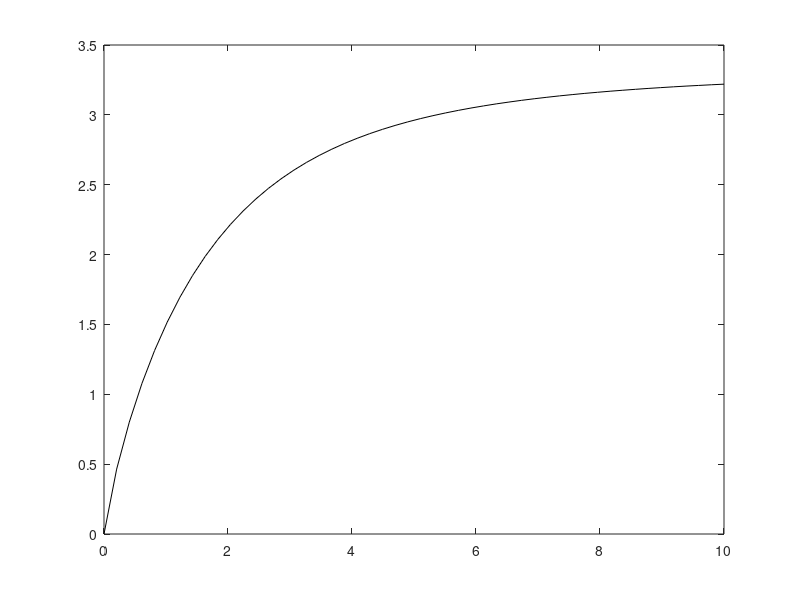

Recreate this plot in MATLAB. (Note: this script raises an error after producing the figure.)
% expected reward plot

%% ======= ONE DIMENSIONAL CASE ===========

% reward function
maxReward = 120;
slope = 0.3;
dva2deg = 1;%pi/18;
rewardFn = @(r)maxReward*exp(-slope*r*dva2deg);

% p(S|X)
cushion = 15; % degrees next to cardinal axes in which targets are not presented
p_S = 1/(90-2*cushion); % uniform prior of degree presentation
p_SgivenX = @(r,sigma)normcdf(r,0,sigma) - normcdf(-r,0,sigma);

% max expected reward for this sample
nSigma = 50;
sigmaVec = linspace(0,10,nSigma);
for isigma = 1:nSigma;
    sigma = sigmaVec(isigma);
    func = @(r) -rewardFn(r).*p_SgivenX(r,sigma);
    x0 = rand;
    [r(isigma), nll(isigma)] = fminsearch(func,x0);
end

% plot optimal radius as a function of noise
plot(sigmaVec,r,'k-')
defaultplot
ylabel('Optimal radius, R* (deg)')
xlabel('Memory uncertainty')
% ax = gca;
%     ax.XTick = [0 5 10];
%     ax.YTick = 0:3;
%     ylim([0 2.5])
    
% plot expected utility for given noise as a function of disk size
figure;
sigma = 1;
rVec = linspace(0,10,100);
EU = rewardFn(rVec).*p_SgivenX(rVec,sigma);
plot(rVec,EU,'k-')
defaultplot;
xlabel('Circular radius (deg)')
ylabel('Expected utility')


%% =========== TWO DIMENSIONAL CASE ============
